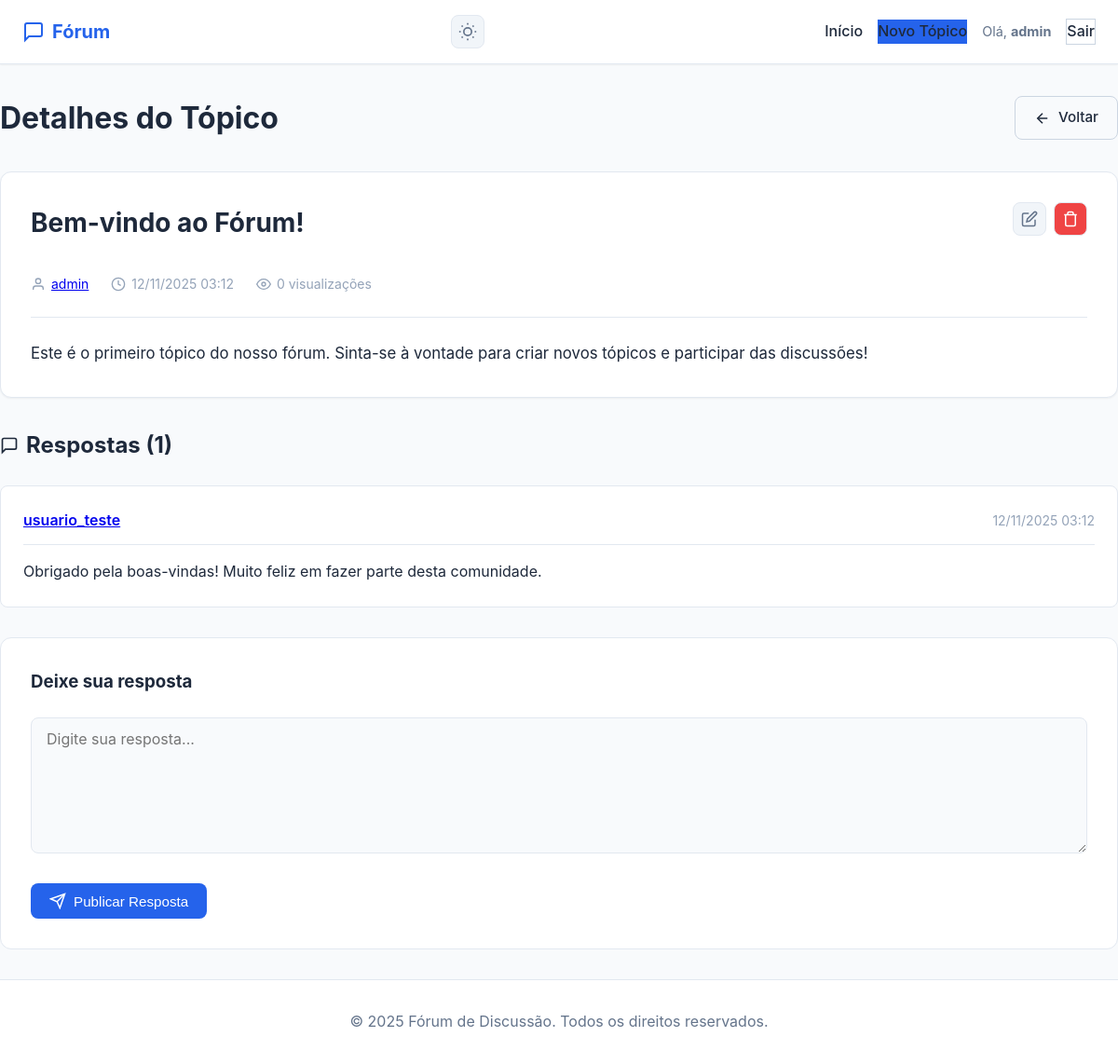
The page /topicos/ver.php?id=1 (signed in) on the database its author committed.
### tables this page shows
CREATE TABLE topicos (
    id INT AUTO_INCREMENT PRIMARY KEY,
    id_usuario INT NOT NULL,
    titulo VARCHAR(200) NOT NULL,
    conteudo TEXT NOT NULL,
    visualizacoes INT DEFAULT 0,
    data_criacao DATETIME DEFAULT CURRENT_TIMESTAMP,
    FOREIGN KEY (id_usuario) REFERENCES usuarios(id) ON DELETE CASCADE,
    INDEX idx_data_criacao (data_criacao DESC),
    INDEX idx_usuario (id_usuario)
);

CREATE TABLE usuarios (
    id INT AUTO_INCREMENT PRIMARY KEY,
    nome_usuario VARCHAR(50) UNIQUE NOT NULL,
    email VARCHAR(100) UNIQUE NOT NULL,
    senha_hash VARCHAR(255) NOT NULL,
    data_cadastro DATETIME DEFAULT CURRENT_TIMESTAMP,
    INDEX idx_email (email),
    INDEX idx_nome_usuario (nome_usuario)
);

CREATE TABLE respostas (
    id INT AUTO_INCREMENT PRIMARY KEY,
    id_topico INT NOT NULL,
    id_usuario INT NOT NULL,
    conteudo TEXT NOT NULL,
    data_criacao DATETIME DEFAULT CURRENT_TIMESTAMP,
    FOREIGN KEY (id_topico) REFERENCES topicos(id) ON DELETE CASCADE,
    FOREIGN KEY (id_usuario) REFERENCES usuarios(id) ON DELETE CASCADE,
    INDEX idx_topico (id_topico),
    INDEX idx_data_criacao (data_criacao)
);

### config.php (called while the page is built, shortened)
<?php
function limparInput($data) {
    $data = trim($data);
    $data = stripslashes($data);
    $data = htmlspecialchars($data, ENT_QUOTES, 'UTF-8');
    return $data;
}
function estaLogado() {
    return isset($_SESSION['user_id']) && !empty($_SESSION['user_id']);
}
function obterUserID() {
    return $_SESSION['user_id'] ?? null;
}
?>

### topicos/ver.php (the view, shortened to what this page needs)
<?php
require_once '../config.php';
$topico_id = intval($_GET['id']);
$conn = conectarDB();
$stmt = $conn->prepare("SELECT t.*, u.nome_usuario
                        FROM topicos t
                        INNER JOIN usuarios u ON t.id_usuario = u.id
                        WHERE t.id = ?");
$stmt->bind_param("i", $topico_id);
$stmt->execute();
$resultado = $stmt->get_result();
$topico = $resultado->fetch_assoc();
$eh_autor_topico = estaLogado() && obterUserID() == $topico['id_usuario'];
$stmt = $conn->prepare("SELECT r.*, u.nome_usuario
                        FROM respostas r
                        INNER JOIN usuarios u ON r.id_usuario = u.id
                        WHERE r.id_topico = ?
                        ORDER BY r.data_criacao ASC");
$stmt->bind_param("i", $topico_id);
$stmt->execute();
$respostas = $stmt->get_result();
include '../includes/header.php';
?>
<div class="page-header">
    <h1>Detalhes do Tópico</h1>
    <a href="/forum/index.php" class="btn btn-outline">
        <svg width="18" height="18" viewBox="0 0 24 24" fill="none" stroke="currentColor" stroke-width="2">
            <line x1="19" y1="12" x2="5" y2="12"></line>
            <polyline points="12 19 5 12 12 5"></polyline>
        </svg>
        Voltar
    </a>
</div>
<div class="topico-detalhe">
    <div class="topico-header">
        <div class="topico-header-content">
            <h2 id="topico-titulo-<?php echo $topico['id']; ?>"><?php echo limparInput($topico['titulo']); ?></h2>
            <?php if ($eh_autor_topico): ?>
                <div class="topico-actions">
                    <button onclick="editarTopico(<?php echo $topico['id']; ?>)" class="btn-icon" title="Editar">
                        <svg width="18" height="18" viewBox="0 0 24 24" fill="none" stroke="currentColor" stroke-width="2">
                            <path d="M11 4H4a2 2 0 0 0-2 2v14a2 2 0 0 0 2 2h14a2 2 0 0 0 2-2v-7"></path>
                            <path d="M18.5 2.5a2.121 2.121 0 0 1 3 3L12 15l-4 1 1-4 9.5-9.5z"></path>
                        </svg>
                    </button>
                    <a href="/forum/topicos/excluir.php?id=<?php echo $topico['id']; ?>" class="btn-icon btn-danger" title="Excluir">
                        <svg width="18" height="18" viewBox="0 0 24 24" fill="none" stroke="currentColor" stroke-width="2">
                            <polyline points="3 6 5 6 21 6"></polyline>
                            <path d="M19 6v14a2 2 0 0 1-2 2H7a2 2 0 0 1-2-2V6m3 0V4a2 2 0 0 1 2-2h4a2 2 0 0 1 2 2v2"></path>
                        </svg>
                    </a>
                </div>
            <?php endif; ?>
        </div>
        <div class="topico-meta">
            <span class="autor">
                <svg width="16" height="16" viewBox="0 0 24 24" fill="none" stroke="currentColor" stroke-width="2">
                    <path d="M20 21v-2a4 4 0 0 0-4-4H8a4 4 0 0 0-4 4v2"></path>
                    <circle cx="12" cy="7" r="4"></circle>
                </svg>
                <a href="/forum/usuario/perfil.php?id=<?php echo $topico['id_usuario']; ?>">
                    <?php echo limparInput($topico['nome_usuario']); ?>
                </a>
            </span>
            <span class="data">
                <svg width="16" height="16" viewBox="0 0 24 24" fill="none" stroke="currentColor" stroke-width="2">
                    <circle cx="12" cy="12" r="10"></circle>
                    <polyline points="12 6 12 12 16 14"></polyline>
                </svg>
                <?php
                $data = new DateTime($topico['data_criacao']);
                echo $data->format('d/m/Y H:i');
                ?>
            </span>
            <span class="views">
                <svg width="16" height="16" viewBox="0 0 24 24" fill="none" stroke="currentColor" stroke-width="2">
                    <path d="M1 12s4-8 11-8 11 8 11 8-4 8-11 8-11-8-11-8z"></path>
                    <circle cx="12" cy="12" r="3"></circle>
                </svg>
                <?php echo $topico['visualizacoes']; ?> visualizações
            </span>
        </div>
    </div>
    <div class="topico-conteudo" id="topico-conteudo-<?php echo $topico['id']; ?>">
        <?php echo nl2br(limparInput($topico['conteudo'])); ?>
    </div>
</div>
<div class="respostas-secao">
    <h3>
        <svg width="20" height="20" viewBox="0 0 24 24" fill="none" stroke="currentColor" stroke-width="2">
            <path d="M21 15a2 2 0 0 1-2 2H7l-4 4V5a2 2 0 0 1 2-2h14a2 2 0 0 1 2 2z"></path>
        </svg>
        Respostas (<?php echo $respostas->num_rows; ?>)
    </h3>
    <?php if ($respostas->num_rows > 0): ?>
        <div class="respostas-lista">
            <?php while ($resposta = $respostas->fetch_assoc()):
            ?>
                <div class="resposta-card" id="resposta-<?php echo $resposta['id']; ?>">
                    <div class="resposta-header">
                        <span class="autor">
                            <a href="/forum/usuario/perfil.php?id=<?php echo $resposta['id_usuario']; ?>">
                                <?php echo limparInput($resposta['nome_usuario']); ?>
                            </a>
                        </span>
                        <div class="resposta-header-right">
                            <span class="data">
                                <?php
                                $data_resp = new DateTime($resposta['data_criacao']);
                                echo $data_resp->format('d/m/Y H:i');
                                ?>
                            </span>
                        </div>
                    </div>
                    <div class="resposta-conteudo" id="resposta-conteudo-<?php echo $resposta['id']; ?>">
                        <?php echo nl2br(limparInput($resposta['conteudo'])); ?>
                    </div>
                </div>
            <?php endwhile; ?>
        </div>
    <?php else: ?>
        <p class="sem-respostas">Nenhuma resposta ainda. Seja o primeiro a responder!</p>
    <?php endif; ?>
</div>
<?php if (estaLogado()): ?>
    <div class="responder-secao">
        <h3>Deixe sua resposta</h3>
        <form method="POST" action="" class="resposta-form">
            <div class="form-group">
                <textarea
                    id="conteudo_resposta"
                    name="conteudo_resposta"
                    rows="6"
                    placeholder="Digite sua resposta..."
                    required
                    minlength="5"
                ></textarea>
            </div>
            <button type="submit" class="btn btn-primary">
                <svg width="18" height="18" viewBox="0 0 24 24" fill="none" stroke="currentColor" stroke-width="2">
                    <line x1="22" y1="2" x2="11" y2="13"></line>
                    <polygon points="22 2 15 22 11 13 2 9 22 2"></polygon>
                </svg>
                Publicar Resposta
            </button>
        </form>
    </div>
<?php endif; ?>
<?php
include '../includes/footer.php';
?>

### assets/css/style.css (style rules this page uses)
* { margin: 0; padding: 0; box-sizing: border-box; }
:root { --primary: #2563eb; --primary-hover: #1d4ed8; --secondary: #64748b; --success: #10b981; --danger: #ef4444; --warning: #f59e0b; --info: #3b82f6; --bg-main: #f8fafc; --bg-card: #ffffff; --bg-hover: #f1f5f9; --text-primary: #1e293b; --text-secondary: #64748b; --text-light: #94a3b8; --border: #e2e8f0; --border-dark: #cbd5e1; --shadow-sm: 0 1px 2px 0 rgba(0, 0, 0, 0.05); --shadow-md: 0 4px 6px -1px rgba(0, 0, 0, 0.1); --shadow-lg: 0 10px 15px -3px rgba(0, 0, 0, 0.1); --radius-sm: 6px; --radius-md: 8px; --radius-lg: 12px; }
body { font-family: -apple-system, BlinkMacSystemFont, 'Segoe UI', Roboto, 'Helvetica Neue', Arial, sans-serif; background: var(--bg-main); color: var(--text-primary); line-height: 1.6; min-height: 100vh; display: flex; flex-direction: column; transition: background 0.3s, color 0.3s; }
.page-header { display: flex; justify-content: space-between; align-items: center; margin-bottom: 2rem; }
.page-header h1 { font-size: 2rem; color: var(--text-primary); }
.btn { display: inline-flex; align-items: center; gap: 0.5rem; padding: 0.625rem 1.25rem; font-size: 0.95rem; font-weight: 500; border-radius: var(--radius-md); border: none; cursor: pointer; text-decoration: none; transition: all 0.2s; }
.btn-primary { background: var(--primary); color: white; }
.btn-outline { background: transparent; color: var(--text-primary); border: 1px solid var(--border-dark); }
.topico-meta { display: flex; gap: 1.5rem; font-size: 0.875rem; color: var(--text-light); }
.topico-meta span { display: flex; align-items: center; gap: 0.375rem; }
.form-group { margin-bottom: 1.5rem; }
.form-group input, .form-group textarea { width: 100%; padding: 0.75rem 1rem; border: 1px solid var(--border); background: var(--bg-main); color: var(--text-primary); border-radius: var(--radius-md); font-size: 1rem; font-family: inherit; transition: all 0.2s; }
.form-group textarea { resize: vertical; min-height: 120px; }
.topico-detalhe { background: var(--bg-card); border: 1px solid var(--border); border-radius: var(--radius-lg); padding: 2rem; margin-bottom: 2rem; box-shadow: var(--shadow-sm); }
.topico-header { margin-bottom: 1.5rem; padding-bottom: 1.5rem; border-bottom: 1px solid var(--border); }
.topico-header h2 { font-size: 1.75rem; margin-bottom: 1rem; color: var(--text-primary); }
.topico-conteudo { font-size: 1.05rem; line-height: 1.7; color: var(--text-primary); }
.respostas-secao { margin-bottom: 2rem; }
.respostas-secao h3 { display: flex; align-items: center; gap: 0.5rem; margin-bottom: 1.5rem; font-size: 1.5rem; color: var(--text-primary); }
.respostas-lista { display: flex; flex-direction: column; gap: 1rem; }
.resposta-card { background: var(--bg-card); border: 1px solid var(--border); border-radius: var(--radius-md); padding: 1.5rem; }
.resposta-header { display: flex; justify-content: space-between; align-items: center; margin-bottom: 1rem; padding-bottom: 0.75rem; border-bottom: 1px solid var(--border); }
.resposta-header .autor { font-weight: 600; color: var(--primary); }
.resposta-header .data { font-size: 0.875rem; color: var(--text-light); }
.resposta-conteudo { color: var(--text-primary); line-height: 1.6; }
.responder-secao { background: var(--bg-card); border: 1px solid var(--border); border-radius: var(--radius-lg); padding: 2rem; }
.responder-secao h3 { margin-bottom: 1.5rem; color: var(--text-primary); }
.topico-header-content { display: flex; justify-content: space-between; align-items: flex-start; width: 100%; margin-bottom: 1rem; }
.topico-actions { display: flex; gap: 0.5rem; }
.btn-icon { display: flex; align-items: center; justify-content: center; width: 36px; height: 36px; background: var(--bg-hover); border: 1px solid var(--border); border-radius: var(--radius-md); cursor: pointer; transition: all 0.2s; color: var(--text-secondary); }
.resposta-header-right { display: flex; align-items: center; gap: 0.75rem; }
.btn-danger { background: var(--danger); color: white; }
.views { display: flex; align-items: center; gap: 0.375rem; }

### rows shown on the page
topicos: titulo "Bem-vindo ao Fórum!", id_usuario.nome_usuario "admin", data_criacao "12/11/2025 03:12", visualizacoes "0", conteudo "Este é o primeiro tópico do nosso fórum. Sinta-se à vontade para criar novos tópicos e participar das discussões!"
respostas: id_usuario.nome_usuario "usuario_teste", data_criacao "12/11/2025 03:12", conteudo "Obrigado pela boas-vindas! Muito feliz em fazer parte desta comunidade."

### other values the page prints
limparInput(obterNomeUsuario()) "admin"
$respostas->num_rows "1"
